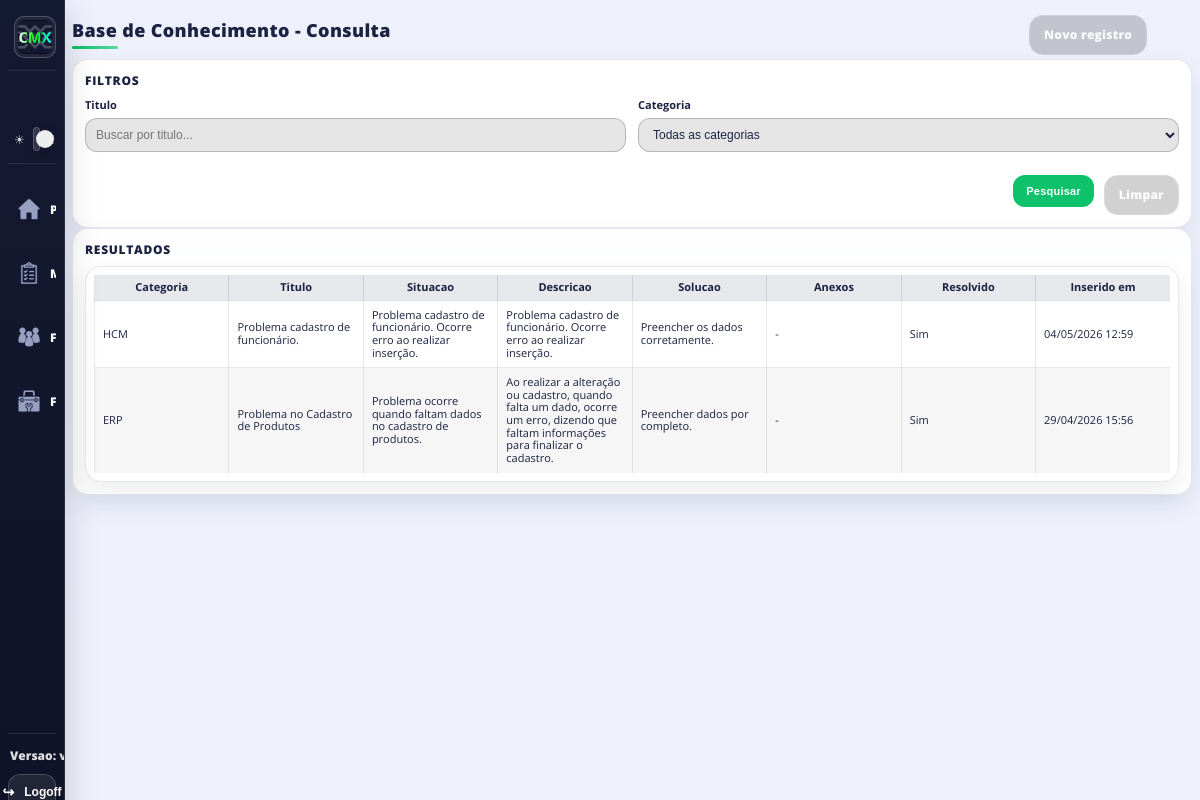
/knowledge/base/consult/ (signed in), run on the app's committed database.
### tiqueue/models.py (models this page shows, shortened)
class KnowledgeEntry(models.Model):
    category = models.ForeignKey(KnowledgeCategory, on_delete=models.PROTECT, related_name="entries")
    title = models.CharField(max_length=180)
    trigger = models.TextField(help_text="Situacao/problema que gerou a anotacao.")
    description = models.TextField(help_text="Descricao detalhada do problema.")
    impact = models.TextField(blank=True, null=True)
    workaround = models.TextField(blank=True, null=True)
    root_cause = models.TextField(blank=True, null=True)
    resolution = models.TextField(blank=True, null=True)
    tags = models.CharField(max_length=220, blank=True, null=True)
    is_resolved = models.BooleanField(default=False)
    created_by = models.ForeignKey("accounts.User", on_delete=models.SET_NULL, null=True, blank=True)
    inserted_at = models.DateTimeField(auto_now_add=True)
    updated_at = models.DateTimeField(auto_now=True)
    class Meta:
        ordering = ["-inserted_at", "-id"]

class KnowledgeCategory(models.Model):
    name = models.CharField(max_length=90, unique=True)
    description = models.TextField(blank=True, null=True)
    sort_order = models.IntegerField(default=0)
    is_active = models.BooleanField(default=True)
    created_at = models.DateTimeField(auto_now_add=True)
    class Meta:
        ordering = ["sort_order", "name", "id"]

### tiqueue/views.py (the view)
# urls.py: path('knowledge/base/consult/', views.knowledgeConsultPage, name='knowledgeConsultPage')
@login_required
def knowledgeConsultPage(request):
    title_q = (request.GET.get("title") or "").strip()
    category_id = (request.GET.get("category") or "").strip()
    categories = KnowledgeCategory.objects.filter(is_active=True).order_by("sort_order", "name", "id")
    entries_qs = KnowledgeEntry.objects.select_related("category", "created_by").prefetch_related("attachments").all()
    if title_q:
        entries_qs = entries_qs.filter(title__icontains=title_q)
    if category_id:
        try:
            entries_qs = entries_qs.filter(category_id=int(category_id))
        except Exception:
            pass
    entries = entries_qs.order_by("-inserted_at", "-id")
    return render(
        request,
        "tiqueue/knowledge_consult.html",
        {
            "entries": entries,
            "categories": categories,
            "title_q": title_q,
            "selected_category": category_id,
        },
    )

### tiqueue/context_processors.py (called while the page is built)
def system_config(request):
    cfg = SystemConfig.objects.order_by("-updated_at", "-id").first()
    return {
        "sidebar_system_version": (cfg.system_version if cfg and cfg.system_version else ""),
    }

### templates/tiqueue/knowledge_consult.html (shortened to what this page needs)
{% load static %}
<!DOCTYPE html>
<head>
    <link rel="stylesheet" href="{% static '/style/theme.css'%}">
    <link rel="stylesheet" href="{% static '/style/mainQueue.css'%}">
</head>
<body>
    {% include 'partials/sidebar.html' %}
    <div class="queue_main checklist-page">
        <div class="headerMain">
            <div class="headerTitle">
                <h1>Base de Conhecimento - Consulta</h1>
            </div>
            <div class="headerButton">
                <div class="queue-toolbar">
                    <a class="queue-secondary-btn" href="{% url 'knowledgeEntriesPage' %}">Novo registro</a>
                </div>
            </div>
        </div>
        <div class="checklist-card">
            <div class="checklist-card-title">Filtros</div>
            <form method="GET" class="checklist-form">
                <div class="checklist-section-grid">
                    <div class="field">
                        <label for="kbTitle">Titulo</label>
                        <input id="kbTitle" class="queue-input-sm table-input" type="search" name="title" value="{{ title_q }}" placeholder="Buscar por titulo...">
                    </div>
                    <div class="field">
                        <label for="kbCategory">Categoria</label>
                        <select id="kbCategory" class="queue-input-sm table-input" name="category">
                            <option value="">Todas as categorias</option>
                        </select>
                    </div>
                </div>
                <div class="modal-actions">
                    <button type="submit" class="queue-primary-btn">Pesquisar</button>
                    <a href="{% url 'knowledgeConsultPage' %}" class="queue-secondary-btn">Limpar</a>
                </div>
            </form>
        </div>
        <div class="checklist-card">
            <div class="checklist-card-title">Resultados</div>
            <div class="checklist-table projects-table-wrap">
                <table class="projects-manage-table">
                    <thead>
                        <tr>
                            <th>Categoria</th>
                            <th>Titulo</th>
                            <th>Situacao</th>
                            <th>Descricao</th>
                            <th>Solucao</th>
                            <th>Anexos</th>
                            <th>Resolvido</th>
                            <th>Inserido em</th>
                        </tr>
                    </thead>
                    <tbody>
                        {% for e in entries %}
                            <tr>
                                <td>{{ e.category.name }}</td>
                                <td><a href="{% url 'knowledgeEntryDetailPage' e.id %}">{{ e.title }}</a></td>
                                <td>{{ e.trigger }}</td>
                                <td>{{ e.description }}</td>
                                <td>{{ e.resolution|default:'-' }}</td>
                                <td>
                                    {% for a in e.attachments.all %}
                                        <a href="{{ a.file.url }}" target="_blank" rel="noopener">{{ a.original_name|default:a.file.name }}</a>{% if not forloop.last %}<br>{% endif %}
                                    {% empty %}
                                        -
                                    {% endfor %}
                                </td>
                                <td>{% if e.is_resolved %}Sim{% else %}Nao{% endif %}</td>
                                <td>{{ e.inserted_at|date:"d/m/Y H:i" }}</td>
                            </tr>
                        {% empty %}
                            <tr><td colspan="8" class="queue-empty">Nenhum registro encontrado para os filtros informados.</td></tr>
                        {% endfor %}
                    </tbody>
                </table>
            </div>
        </div>
    </div>
</body>

### connect/static/style/theme.css (style rules this page uses)
* { scrollbar-width: thin; scrollbar-color: rgba(0, 191, 99, 0.9) rgba(28, 34, 66, 0.18); }

### data on the page
KnowledgeEntry: category.name "HCM", title "Problema cadastro de funcionário.", trigger "Problema cadastro de funcionário. Ocorre erro ao realizar inserção.", description "Problema cadastro de funcionário. Ocorre erro ao realizar inserção.", resolution "Preencher os dados corretamente.", is_resolved "Sim", inserted_at "04/05/2026 12:59"
KnowledgeEntry: category.name "ERP", title "Problema no Cadastro de Produtos", trigger "Problema ocorre quando faltam dados no cadastro de produtos.", description "Ao realizar a alteração ou cadastro, quando falta um dado, ocorre um erro, dizendo que faltam informações para finalizar o cadastro.", resolution "Preencher dados por completo.", is_resolved "Sim", inserted_at "29/04/2026 15:56"
